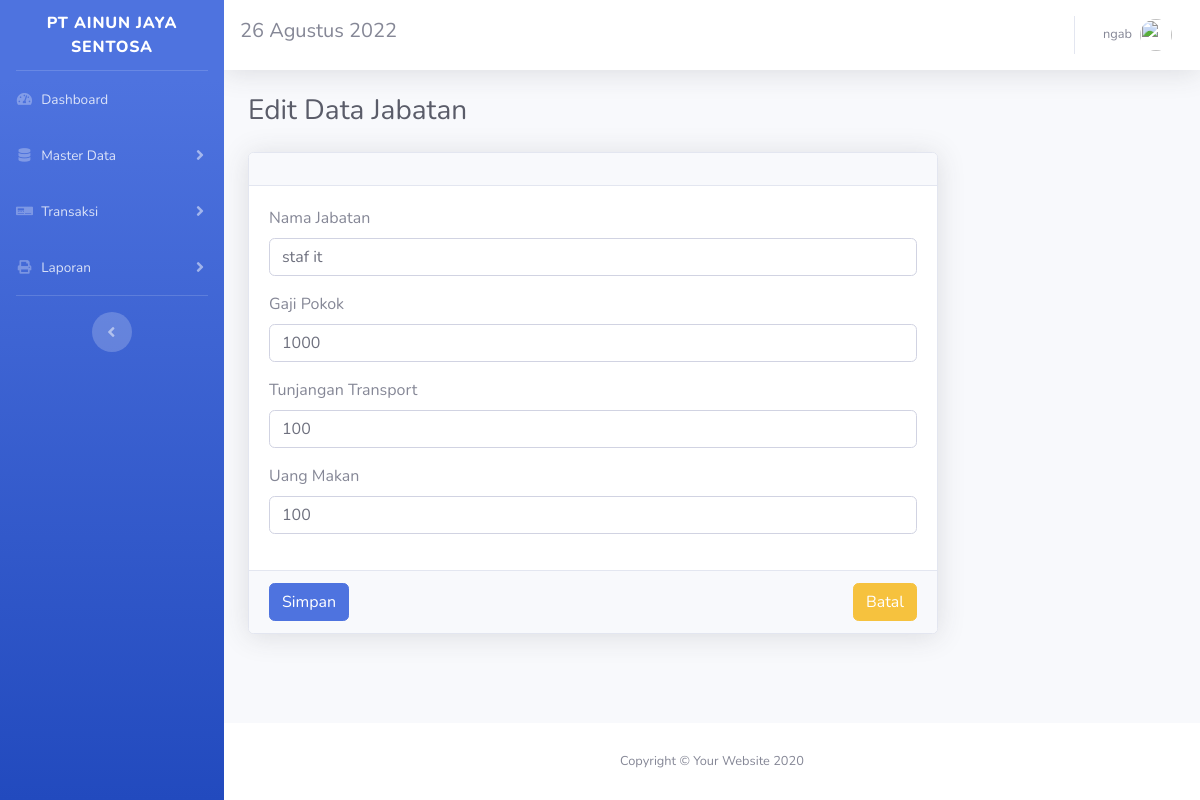
The app's page /dashboard/jabatan/edit/13 (signed in) with its own data.
### tables this page shows
CREATE TABLE `jabatan` (
  `id_jabatan` int(10) UNSIGNED NOT NULL,
  `user_id` int(10) UNSIGNED NOT NULL,
  `nama_jabatan` varchar(120) NOT NULL DEFAULT '',
  `gaji_pokok` varchar(50) NOT NULL DEFAULT '',
  `transport` varchar(50) NOT NULL DEFAULT '',
  `uang_makan` varchar(50) NOT NULL DEFAULT ''
);

### application/controllers/dashboard/JabatanController.php (called while the page is built, shortened)
<?php
class JabatanController extends DashboardMainController
{
    public function edit($id)
    {
        $data = $this->jabatan->show($id);
        $this->template('dashboard/jabatan/edit', 'Edit Data Jabatan', $data);
    }
}

### application/models/jabatan.model.php (called while the page is built, shortened)
<?php
class JabatanModel extends Model
{
    public function __construct()
    {
        $this->_table = "jabatan";
    }
    public function show($id)
    {
        $query = $this->selectWhere(array('id_jabatan' => $id));
        $data = $this->getResult($query);
        return $data;
    }
}

### library/model.class.php (called while the page is built, shortened)
<?php
class Model
{
    protected $_dbhandle;
    protected $_table;
    public function connect()
    {
        $this->_dbhandle = mysqli_connect(DB_HOST, DB_USER, DB_PASSWORD, DB_NAME);
    }
    public function query($query)
    {
        return mysqli_query($this->_dbhandle, $query);
    }
    public function selectWhere($condition = array(), $orderBy = '', $order = 'ASC', $limit = '')
    {
        $query = "SELECT*FROM " . $this->_table;
        if (is_array($condition)) {
            $query .= " WHERE";
            foreach ($condition as $key => $value) {
                $query .= " $key='$value' AND";
            }
            $query = substr($query, 0, -3);
        }
        return $this->query($query);
    }
}

### application/views/dashboard/jabatan/edit.view.php (the view, shortened to what this page needs)
<div class="row">
    <div class="col-lg-9">
        <?php
        $data = $data[0];
        ?>
        <div class="card shadow mb-4">
            <form action="<?= BASE_PATH ?>/dashboard/jabatan/update" method="post">
                <div class="card-header py-3"></div>
                <div class="card-body">
                    <div class="form-group">
                        <label for="nama_jabatan">Nama Jabatan</label>
                        <input type="text" id="nama_jabatan" class="form-control" required name="nama_jabatan" value="<?= $data['nama_jabatan'] ?>">
                    </div>
                    <div class="form-group">
                        <label for="gaji_pokok">Gaji Pokok</label>
                        <input type="number" id="gaji_pokok" class="form-control" required name="gaji_pokok" value="<?= $data['gaji_pokok'] ?>">
                    </div>
                    <div class="form-group">
                        <label for="transport">Tunjangan Transport</label>
                        <input type="number" id="transport" class="form-control" required name="transport" value="<?= $data['transport'] ?>">
                    </div>
                    <div class="form-group">
                        <label for="uang_makan">Uang Makan</label>
                        <input type="number" id="uang_makan" class="form-control" required name="uang_makan" value="<?= $data['uang_makan'] ?>">
                    </div>
                </div>
                <div class="card-footer">
                    <a class="float-right btn btn-warning" href="<?= BASE_PATH ?>/dashboard/jabatan">Batal</a>
                    <button class="btn btn-primary" type="submit">Simpan</button>
                </div>
            </form>
        </div>
    </div>
</div>

### records on screen
jabatan: nama_jabatan "staf it", gaji_pokok "1000", transport "100", uang_makan "100"

### other values on screen
$_SESSION['user']['nama_perusahaan'] "PT AINUN JAYA SENTOSA"
$title "Dashboard"
$title "Master Data Transaksi Laporan"
$_SESSION['user']['nama'] "ngab"
$breadcrumb "Edit Data Jabatan"
